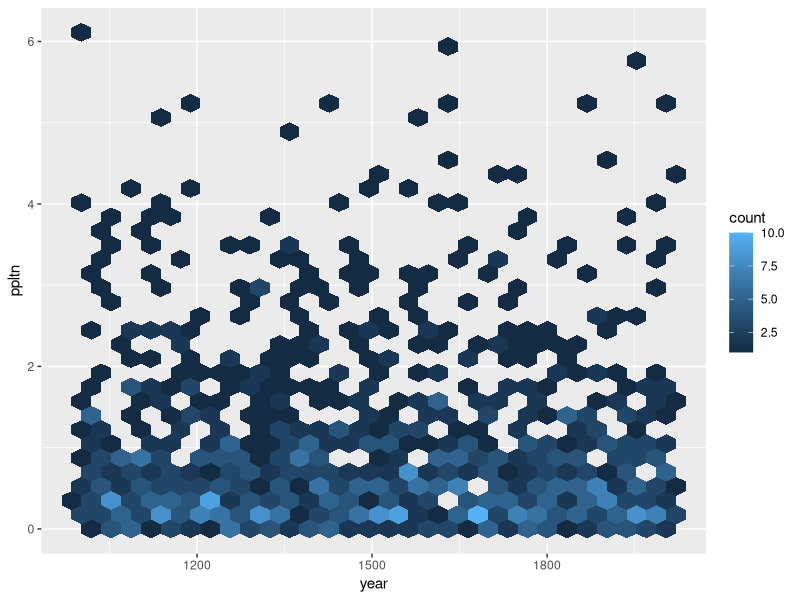
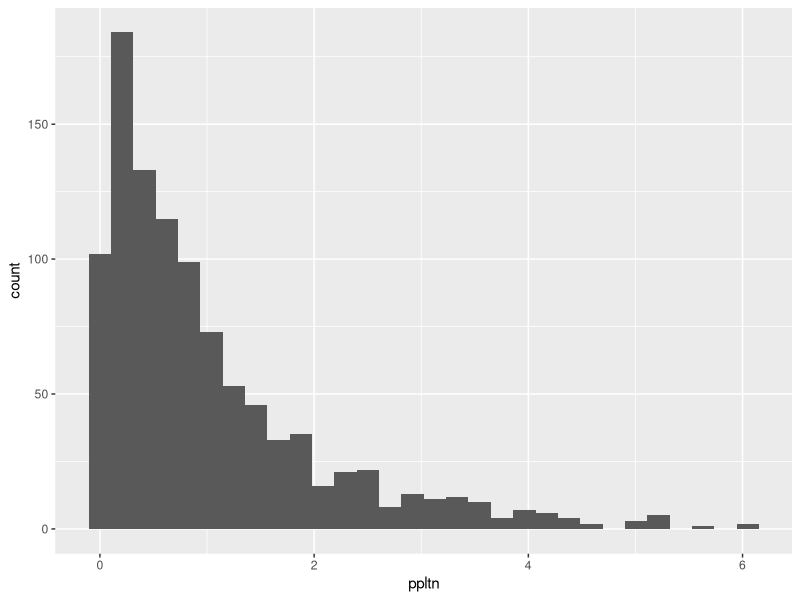
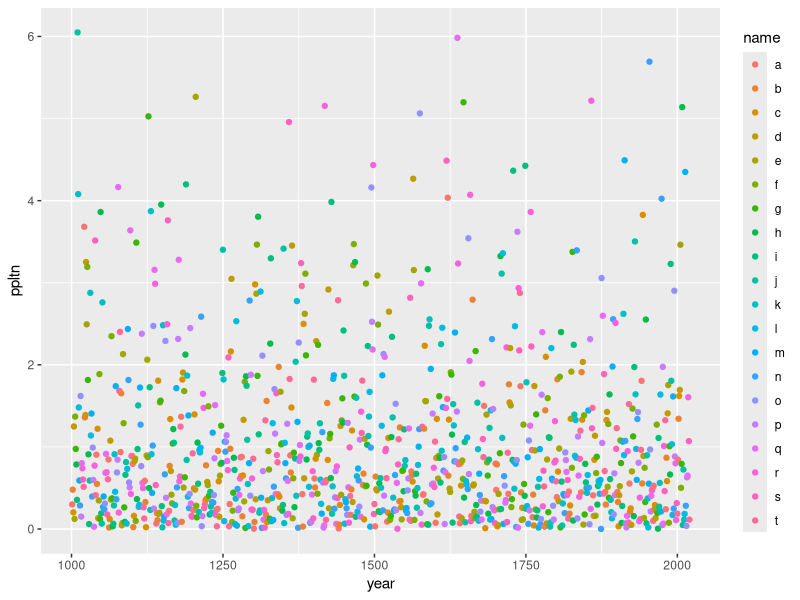
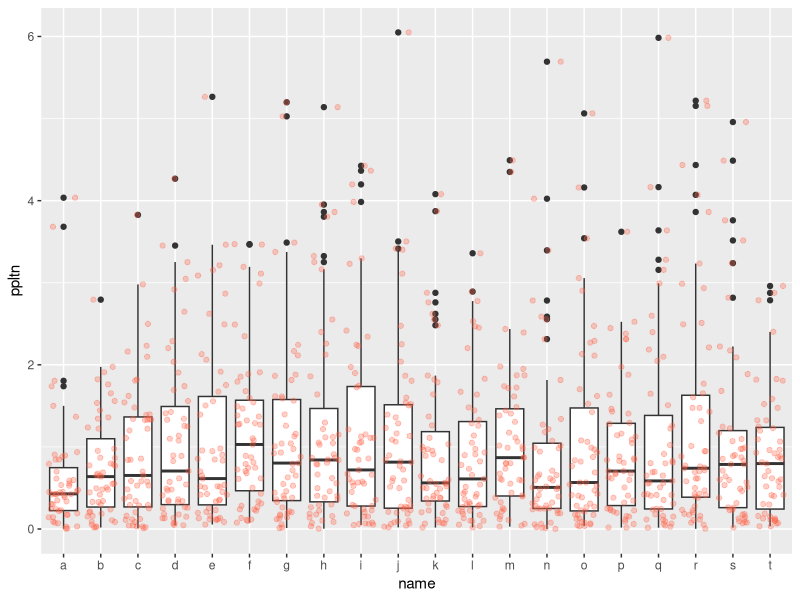

R code for these plots, in order:
library(ggplot2)
library(tibble)

# students daily cash, hryvnyas
data <- tibble(name = rep(letters[1:20], 51),
               year = 1001:2020,
               ppltn = rexp(1020))
print(data)

print(ggplot(data, aes(x = year, y = ppltn)) + geom_hex())
print(ggplot(data, aes(x = ppltn)) + geom_histogram())
print(ggplot(data, aes(x = year, y = ppltn)) + 
            geom_point(aes(color = name)))
print(ggplot(data, aes(x = name, y = ppltn)) + geom_boxplot() +
            geom_jitter(alpha = 0.3, color = "tomato"))